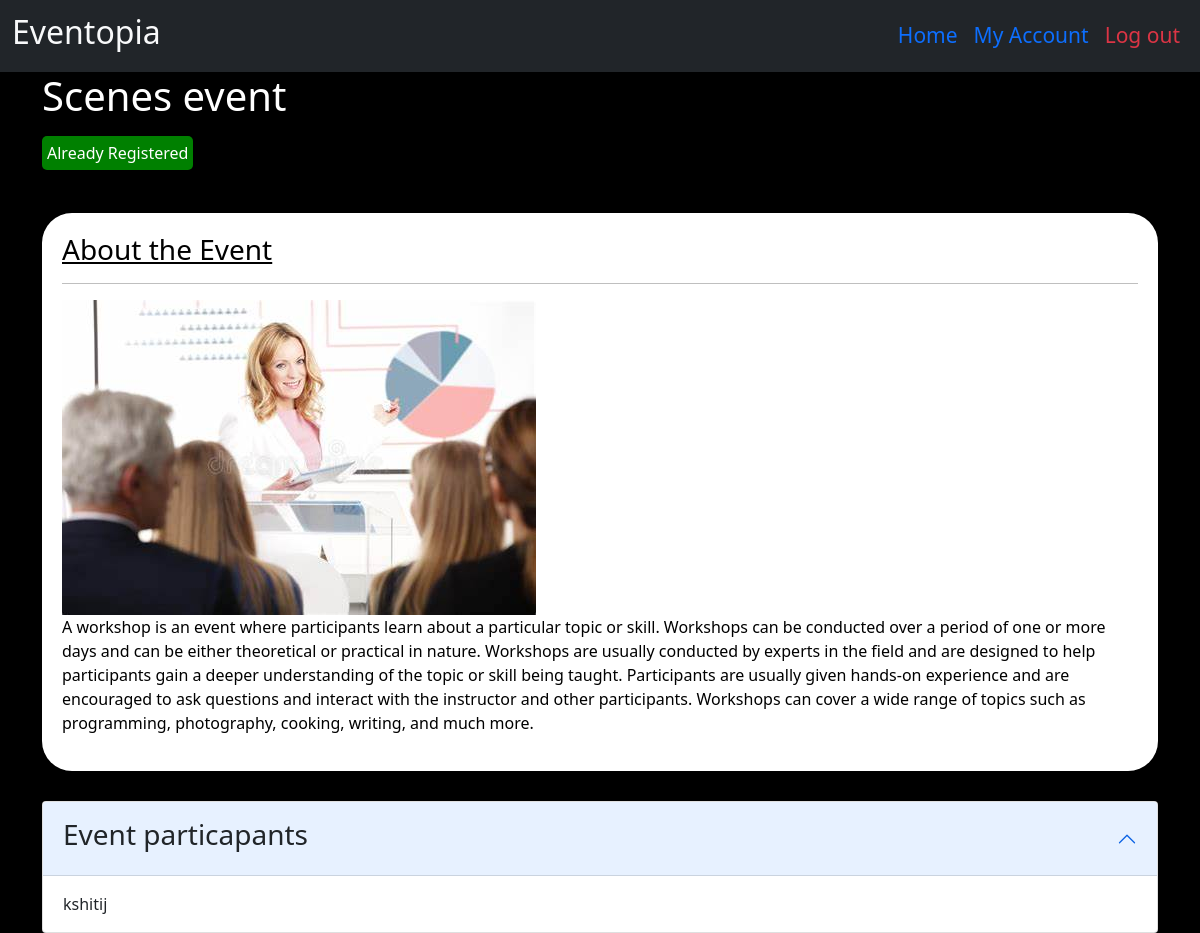
The app's page /event/7/ (signed in) with its own data.
### base/models.py (models this page shows, shortened)
class Event(models.Model):
    image=models.ImageField(upload_to='profile_pics/%y',null=True)
    name=models.CharField(max_length=100,null=True)
    description=models.TextField(null=True,blank=True)
    participants=models.ManyToManyField(User,blank=True,related_name='events')
    created=models.DateTimeField(auto_now_add=True)
    updated=models.DateTimeField(auto_now=True)
    date=models.DateTimeField()

class User(AbstractUser):
    image=models.ImageField(upload_to='events/%y',null=True)
    name=models.CharField(max_length=100,null=True)
    email=models.EmailField(unique=True,null=True)
    bio=models.TextField(null=True,blank=True)
    event_paricipant=models.BooleanField(default=True,null=True)
    USERNAME_FIELD='email'
    REQUIRED_FIELDS=['username']
    pass

### base/views.py (the view)
# urls.py: path('event/<str:pk>/',views.event_page,name="event"),
@login_required(login_url='login')
def event_page(request,pk):
    event=Event.objects.get(id=pk)
    registered=request.user.events.filter(id=event.id).exists()
    context={'event':event,'registered':registered}
    return render(request,'event.html',context)

### templates/event.html (shortened to what this page needs)
{% extends 'main.html' %}
 {% block content %}
<link
  href="https://cdn.jsdelivr.net/npm/bootstrap@5.0.2/dist/css/bootstrap.min.css"
  rel="stylesheet"
/>
<div class="container">
  <div class="heads">
    <h1>{{event.name}}</h1>
    {% if registered %}
    <p class="registered my-2">Already Registered</p>
  </div>
  {% else %}
  <a class="reg_but bg-primary" href="{% url 'registration-confirmation' event.id %}">Register</a>
  {% endif %}
  <div class="about">
    <h3 class="mb-3 text-align_-justify" ><u>About the Event</u></h3>
    <hr class="b">
    <img class='event-img' src="{{event.image.url}}" alt="">
    <p>{{event.description}}</p>
  </div>
  <div class="event-participant">
      <div class="accordion" id="accordionExample">
        <div class="accordion-item">
          <h2 class="accordion-header" id="headingOne">
            <button
              class="accordion-button"
              type="button"
              data-bs-toggle="collapse"
              data-bs-target="#collapseOne"
              aria-expanded="true"
              aria-controls="collapseOne"
            >
            <h3 class="text-dark">Event particapants</h3>
            </button>
          </h2>
          <div
            id="collapseOne"
            class="accordion-collapse collapse show"
            aria-labelledby="headingOne"
            data-bs-parent="#accordionExample"
          >
            <div class="accordion-body">
                  {% for user in event.participants.all %}
                  <div>
                    <div class="text-dark">{{user.name}}</div>
                  </div>
                  {% endfor %}
          </div>
        </div>
      </div>
    </div>
  </div>
</div>
{% endblock content %}

### templates/event.html (style rules this page uses)
body { background-color: black !important; color: white; }
.registered { background-color: green; display: inline-block; padding: 5px; border-radius: 5px; }
.about { margin-top: 35px; background-color: white; color: black; padding: 20px; border-radius: 30px; }
.heads { display: flex; flex-direction: column; align-items: flex-start; }
.event-participant { margin-top: 30px; width: 100%; }
.b { height: 5px; }

### records on screen
Event: name "Scenes event", image (picture), description "A workshop is an event where participants learn about a particular topic or skill. Workshops can be conducted over a period of one or more days and can be either theoretical or practical in nature. Workshops are usually conducted by experts in the field and are designed to help participants gain a deeper understanding of the topic or skill being taught. Participants are usually given hands-on experience and are encouraged to ask questions and interact with the instructor and other participants. Workshops can cover a wide range of topics such as programming, photography, cooking, writing, and much more."
User: name "kshitij"
